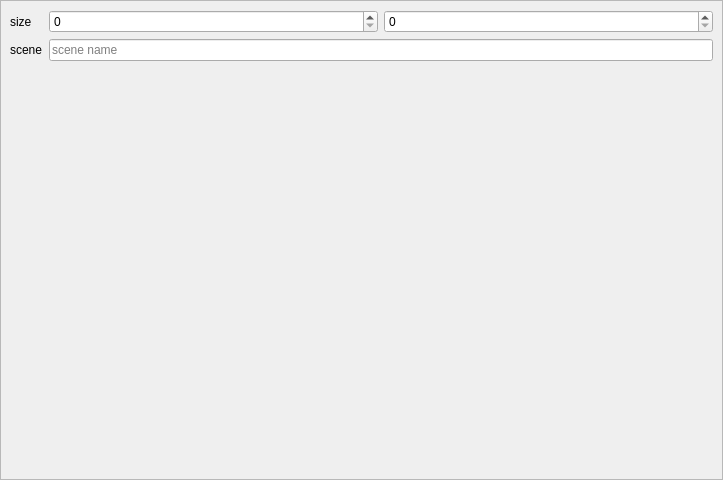
<?xml version="1.0" encoding="UTF-8"?>
<ui version="4.0">
 <class>NConfigAppWidget</class>
 <widget class="QWidget" name="NConfigAppWidget">
  <property name="geometry">
   <rect>
    <x>0</x>
    <y>0</y>
    <width>723</width>
    <height>480</height>
   </rect>
  </property>
  <property name="contextMenuPolicy">
   <enum>Qt::CustomContextMenu</enum>
  </property>
  <property name="windowTitle">
   <string>Form</string>
  </property>
  <layout class="QHBoxLayout" name="horizontalLayout">
   <property name="leftMargin">
    <number>0</number>
   </property>
   <property name="topMargin">
    <number>0</number>
   </property>
   <property name="rightMargin">
    <number>0</number>
   </property>
   <property name="bottomMargin">
    <number>0</number>
   </property>
   <item>
    <widget class="QFrame" name="appConfigFrame">
     <property name="sizePolicy">
      <sizepolicy hsizetype="Expanding" vsizetype="Expanding">
       <horstretch>0</horstretch>
       <verstretch>0</verstretch>
      </sizepolicy>
     </property>
     <property name="minimumSize">
      <size>
       <width>300</width>
       <height>0</height>
      </size>
     </property>
     <property name="frameShape">
      <enum>QFrame::StyledPanel</enum>
     </property>
     <property name="frameShadow">
      <enum>QFrame::Raised</enum>
     </property>
     <layout class="QGridLayout" name="gridLayout">
      <item row="1" column="1" colspan="2">
       <widget class="QLineEdit" name="appStartScene">
        <property name="placeholderText">
         <string>scene name</string>
        </property>
       </widget>
      </item>
      <item row="0" column="1">
       <widget class="QSpinBox" name="appSizeWidth">
        <property name="sizePolicy">
         <sizepolicy hsizetype="Expanding" vsizetype="Fixed">
          <horstretch>0</horstretch>
          <verstretch>0</verstretch>
         </sizepolicy>
        </property>
        <property name="maximum">
         <number>9999</number>
        </property>
       </widget>
      </item>
      <item row="0" column="0">
       <widget class="QLabel" name="label">
        <property name="text">
         <string>size</string>
        </property>
       </widget>
      </item>
      <item row="1" column="0">
       <widget class="QLabel" name="label_2">
        <property name="text">
         <string>scene</string>
        </property>
       </widget>
      </item>
      <item row="0" column="2">
       <widget class="QSpinBox" name="appSizeHeight">
        <property name="sizePolicy">
         <sizepolicy hsizetype="Expanding" vsizetype="Fixed">
          <horstretch>0</horstretch>
          <verstretch>0</verstretch>
         </sizepolicy>
        </property>
        <property name="maximum">
         <number>9999</number>
        </property>
       </widget>
      </item>
      <item row="2" column="1">
       <spacer name="verticalSpacer">
        <property name="orientation">
         <enum>Qt::Vertical</enum>
        </property>
        <property name="sizeHint" stdset="0">
         <size>
          <width>20</width>
          <height>40</height>
         </size>
        </property>
       </spacer>
      </item>
     </layout>
    </widget>
   </item>
  </layout>
 </widget>
 <resources/>
 <connections/>
</ui>
